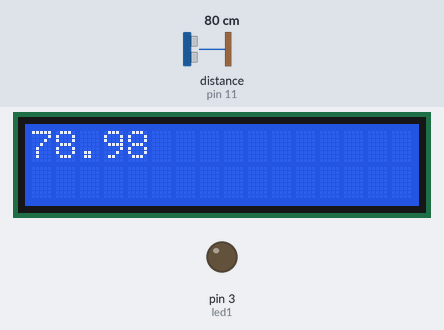
The sketch below on a simulated Arduino Uno, built with avr-gcc and run on an emulated ATmega328P. Parts: 16×2 character LCD, output pins drawn as LEDs (lit = HIGH). Wiring (inferred from the names in the program): ultrasonic range finder: trigger pin 12; echo pin 11. Dashed ring = blinking. Inputs (shaded band) come from the test bench; at power-on: distance to the obstacle (sensor on pin 11) 80 cm. The echo pulse lasts 58.3 µs per cm; pins used as bus, display or sensor lines are not drawn; what the sketch prints to the serial monitor is not drawn.

Above: at 1.2 s.
1.3 s: distance to the obstacle (sensor on pin 11) set to 33 cm
At 2.3 s:
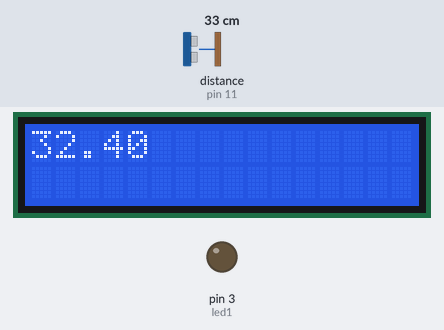
2.8 s: distance to the obstacle (sensor on pin 11) set to 29 cm
At 3.2 s:
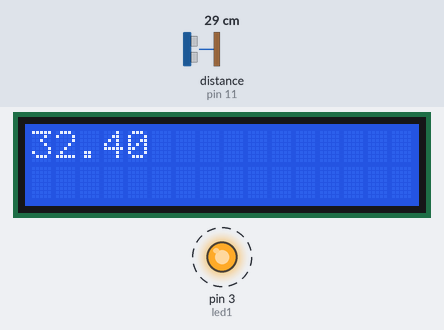
5.8 s: distance to the obstacle (sensor on pin 11) set to 2 cm
At 6.39 s:
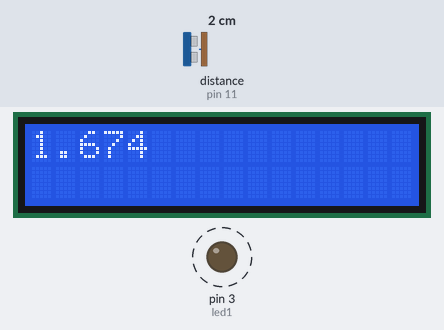
Timing chart, 0 to 13.7 s (numbered marks = the images above; inputs shaded):
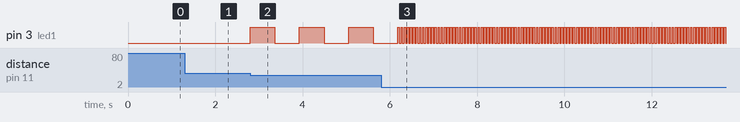

Measured:
- the behaviour switches between 31 and 30 cm on distance to the obstacle (sensor on pin 11) (found by bisection; images 1 and 2)
- after the input at 1.3 s, the display: changes at once (image 1)
- after the input at 2.8 s, pin 3 (led1): alternates HIGH for 0.56 s and LOW for 0.57 s, starting at once
- after the input at 5.8 s, pin 3 (led1): alternates HIGH for 0.03 s and LOW for 0.04 s, starting after 0.42 s

The sketch:

Lab1.ino
```cpp
#include <Wire.h>
#include <LiquidCrystal_I2C.h>
// #include <cmath>
using namespace std;

#define led1 3

int trigPin = 12;
int echoPin = 11;
LiquidCrystal_I2C lcd(0x27, 16, 2);

float duration;
float cm, inches;
float soundspeed=0.034;

void setup() {
  Serial.begin (9600);
  pinMode(trigPin, OUTPUT);
  pinMode(echoPin, INPUT);
  pinMode(led1,OUTPUT);
  digitalWrite(led1, LOW);
  lcd.init();
  lcd.backlight();
  lcd.setCursor(0,0);
}

void loop() {
  // ex.給 Trig 高電位，持續 10微秒
  digitalWrite(trigPin, HIGH);
  delayMicroseconds(10);
  digitalWrite(trigPin, LOW);
  duration = pulseIn(echoPin, HIGH);


  //To do : 算出距離
  cm = (duration/2)*soundspeed;
  double delay_time = duration/3; //(us)
  Serial.println(cm);

  if(cm>0 && cm<=30)
  {
    digitalWrite(led1, HIGH);
    delay(delay_time);
    digitalWrite(led1, LOW);
    delay(delay_time);
  }


  //To do : 顯示距離於lcd上
  lcd.setCursor(0,0);
  lcd.print(cm);

}
```
